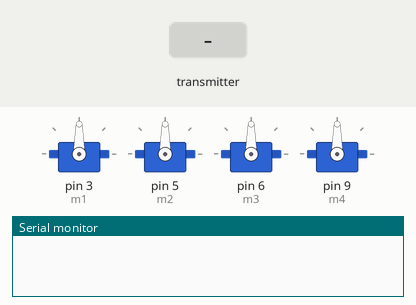
This sketch was run on a simulated Arduino Uno, built with avr-gcc and run on an emulated ATmega328P. On the bench: 4 × servo, the last lines printed to the serial monitor. Inputs (shaded band) come from the test bench. No radio packets arrive unless stated.

Above: at 1.2 s.
1.3 s: the transmitter starts sending vel = 0
At 2.2 s:
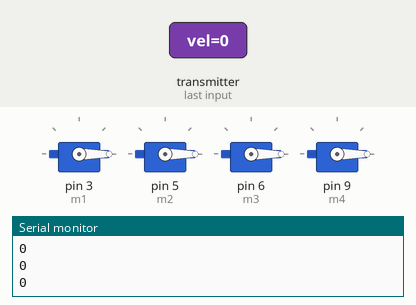
2.8 s: the transmitter starts sending vel = 1023
At 3.3 s:
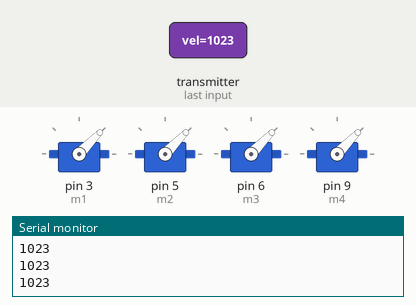
4.3 s: the transmitter starts sending vel = 256
At 5.7 s:
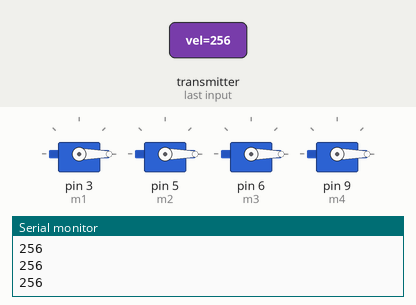
Timing chart, 0 to 7.3 s (numbered marks = the images above; inputs shaded):
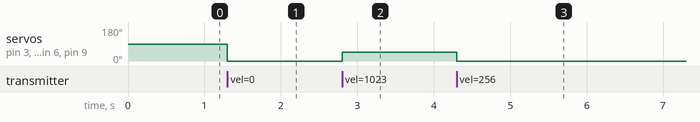

Measured:
- after the input at 1.3 s, servo on pin 3 (m1), servo on pin 5 (m2), servo on pin 6 (m3), servo on pin 9 (m4): 90° → 0° at once
- after the input at 2.8 s, servo on pin 3 (m1), servo on pin 5 (m2), servo on pin 6 (m3), servo on pin 9 (m4): 0° → 46° at once
- after the input at 4.3 s, servo on pin 3 (m1), servo on pin 5 (m2), servo on pin 6 (m3), servo on pin 9 (m4): 46° → 0° at once

The sketch:

receive.ino
```cpp
#include <SPI.h>
#include <nRF24L01.h>
#include <RF24.h>
#include<Servo.h>

Servo m1,m2,m3,m4;
int vel;
RF24 radio(7, 8); // CE, CSN

const byte address[6] = "00001";

void setup() {
  Serial.begin(9600);
  radio.begin();
  radio.openReadingPipe(0, address);
  radio.setPALevel(RF24_PA_MIN);
  radio.startListening();
  m1.attach(3);
  m2.attach(5);
  m3.attach(6);
  m4.attach(9);
}

void loop() {

  if (radio.available()) {

    radio.read(&vel, sizeof(vel));
    m1.writeMicroseconds(vel);
    m2.writeMicroseconds(vel);
    m3.writeMicroseconds(vel);
    m4.writeMicroseconds(vel);
    Serial.println(vel);
  }
  }
```
